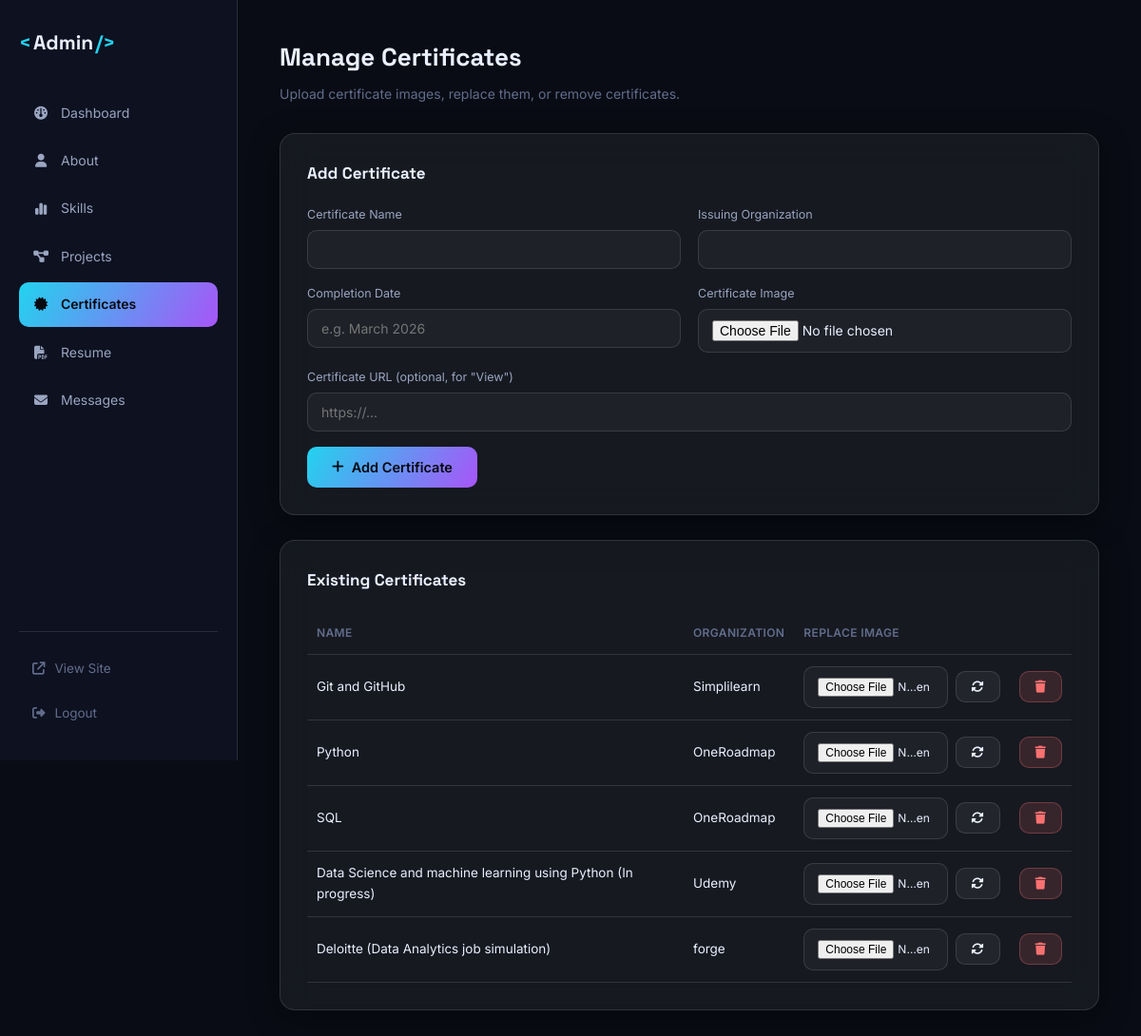
The page /admin/certificates (signed in) on the database its author committed.
### tables this page shows
CREATE TABLE certificates (
    id INTEGER PRIMARY KEY AUTOINCREMENT,
    name TEXT NOT NULL,
    organization TEXT NOT NULL,
    completion_date TEXT,
    image TEXT,
    certificate_url TEXT,
    sort_order INTEGER DEFAULT 0,
    created_at TIMESTAMP DEFAULT CURRENT_TIMESTAMP
);

### app.py (the view, shortened to what this page needs)
@app.route("/admin/certificates", methods=["GET", "POST"])
@login_required
def admin_certificates():
    db = get_db()
    certificates = db.execute("SELECT * FROM certificates ORDER BY sort_order, id").fetchall()
    return render_template("admin/certificates.html", certificates=certificates)

### app.py (called while the page is built)
def get_db():
    if "db" not in g:
        g.db = sqlite3.connect(app.config["DATABASE"])
        g.db.row_factory = sqlite3.Row
        g.db.execute("PRAGMA foreign_keys = ON")
    return g.db

def login_required(view):
    @wraps(view)
    def wrapped(*args, **kwargs):
        if not session.get("admin_logged_in"):
            flash("Please log in to access the admin dashboard.", "warning")
            return redirect(url_for("admin_login", next=request.path))
        return view(*args, **kwargs)
    return wrapped

### templates/admin/certificates.html (shortened to what this page needs)
{% extends "admin/base.html" %}
{% block content %}
<div class="admin-header">
  <h1>Manage Certificates</h1>
  <p>Upload certificate images, replace them, or remove certificates.</p>
</div>
<div class="admin-panel glass">
  <h2>Add Certificate</h2>
  <form method="POST" enctype="multipart/form-data" class="admin-inline-form">
    <div class="form-row">
      <div class="form-group">
        <label>Certificate Name</label>
        <input type="text" name="name" required>
      </div>
      <div class="form-group">
        <label>Issuing Organization</label>
        <input type="text" name="organization" required>
      </div>
    </div>
    <div class="form-row">
      <div class="form-group">
        <label>Completion Date</label>
        <input type="text" name="completion_date" placeholder="e.g. March 2026">
      </div>
      <div class="form-group">
        <label>Certificate Image</label>
        <input type="file" name="image" accept=".png,.jpg,.jpeg,.webp,.gif">
      </div>
    </div>
    <div class="form-group">
      <label>Certificate URL (optional, for "View")</label>
      <input type="url" name="certificate_url" placeholder="https://...">
    </div>
    <button type="submit" class="btn btn-primary"><i class="fa-solid fa-plus"></i> Add Certificate</button>
  </form>
</div>
<div class="admin-panel glass">
  <h2>Existing Certificates</h2>
  <table class="admin-table">
    <thead><tr><th>Name</th><th>Organization</th><th>Replace Image</th><th></th></tr></thead>
    <tbody>
      {% for c in certificates %}
      <tr>
        <td>{{ c.name }}</td>
        <td>{{ c.organization }}</td>
        <td>
          <form method="POST" enctype="multipart/form-data" class="admin-replace-form">
            <input type="file" name="image" accept=".png,.jpg,.jpeg,.webp,.gif" required>
            <button type="submit" class="btn btn-sm btn-ghost"><i class="fa-solid fa-rotate"></i></button>
          </form>
        </td>
        <td>
          <form method="POST" onsubmit="return confirm('Delete this certificate?');">
            <button type="submit" class="btn btn-sm btn-danger"><i class="fa-solid fa-trash"></i></button>
          </form>
        </td>
      </tr>
      {% endfor %}
    </tbody>
  </table>
</div>
{% endblock %}

### static/css/style.css (style rules this page uses)
:root { --bg: #090C14; --bg-alt: #0D1120; --surface: rgba(255, 255, 255, 0.055); --surface-strong: rgba(255, 255, 255, 0.09); --border: rgba(255, 255, 255, 0.12); --text: #EAF0FF; --text-dim: #9AA5C0; --text-faint: #626D8C; --accent-cyan: #22D3EE; --accent-violet: #A855F7; --accent-amber: #FBBF24; --accent-gradient: linear-gradient(120deg, var(--accent-cyan), var(--accent-violet)); --success: #34D399; --danger: #F87171; --warning: #FBBF24; --shadow-glass: 0 8px 32px rgba(0, 0, 0, 0.35); --blur: blur(18px); --font-display: "Space Grotesk", sans-serif; --font-body: "Inter", sans-serif; --font-mono: "JetBrains Mono", monospace; --radius-sm: 10px; --radius-md: 16px; --radius-lg: 24px; --transition: 0.35s cubic-bezier(0.16, 1, 0.3, 1); --nav-h: 76px; }
* { margin: 0; padding: 0; box-sizing: border-box; }
html { scroll-behavior: smooth; }
body { background: var(--bg); color: var(--text); font-family: var(--font-body); line-height: 1.6; overflow-x: hidden; cursor: none; transition: background var(--transition), color var(--transition); }
@media (max-width: 900px), (hover: none) { body { cursor: auto; } }
button { font-family: inherit; cursor: pointer; border: none; background: none; color: inherit; }
input, textarea { font-family: inherit; }
.glass { background: var(--surface); border: 1px solid var(--border); backdrop-filter: var(--blur); -webkit-backdrop-filter: var(--blur); box-shadow: var(--shadow-glass); }
.btn { display: inline-flex; align-items: center; justify-content: center; gap: 8px; padding: 13px 26px; border-radius: var(--radius-sm); font-weight: 600; font-size: 14.5px; transition: all var(--transition); white-space: nowrap; }
.btn-primary { background: var(--accent-gradient); color: #06090F; }
.btn-ghost { background: var(--surface); border: 1px solid var(--border); color: var(--text); }
.btn-sm { padding: 9px 16px; font-size: 13px; }
.btn-danger { background: rgba(248, 113, 113, 0.15); color: var(--danger); border: 1px solid rgba(248,113,113,0.3); }
.form-row { display: grid; grid-template-columns: 1fr 1fr; gap: 18px; }
.form-group { margin-bottom: 18px; }
.form-group label { display: block; font-size: 13px; margin-bottom: 8px; color: var(--text-dim); }
.form-group input, .form-group textarea { width: 100%; padding: 13px 16px; border-radius: var(--radius-sm); background: rgba(255,255,255,0.04); border: 1px solid var(--border); color: var(--text); transition: border-color var(--transition), background var(--transition); font-size: 14.5px; }

### static/css/admin.css (style rules this page uses)
.admin-body { cursor: auto; }
.admin-header { margin-bottom: 30px; }
.admin-header h1 { font-family: var(--font-display); font-size: 26px; margin-bottom: 6px; }
.admin-header p { color: var(--text-faint); font-size: 14px; }
.admin-panel { padding: 28px; border-radius: var(--radius-md); margin-bottom: 26px; }
.admin-panel h2 { font-family: var(--font-display); font-size: 17px; margin-bottom: 20px; }
.admin-inline-form .form-row { display: grid; grid-template-columns: 1fr 1fr; gap: 18px; }
.admin-inline-form .form-group { margin-bottom: 16px; }
.admin-inline-form label { display: block; font-size: 12.5px; margin-bottom: 6px; color: var(--text-dim); }
.admin-inline-form input, .admin-inline-form textarea, .admin-inline-form select, .admin-panel input, .admin-panel textarea, .admin-panel select { width: 100%; padding: 11px 14px; border-radius: var(--radius-sm); background: rgba(255,255,255,0.04); border: 1px solid var(--border); color: var(--text); font-size: 14px; }
.admin-table { width: 100%; border-collapse: collapse; font-size: 13.5px; }
.admin-table th, .admin-table td { text-align: left; padding: 12px 10px; border-bottom: 1px solid var(--border); }
.admin-table th { color: var(--text-faint); font-weight: 600; font-size: 12px; text-transform: uppercase; letter-spacing: 0.03em; }
.admin-replace-form { display: flex; align-items: center; gap: 8px; }
.admin-replace-form input[type="file"] { font-size: 12px; max-width: 160px; }

### rows shown on the page
certificates: name "Git and GitHub", organization "Simplilearn"
certificates: name "Python", organization "OneRoadmap"
certificates: name "SQL", organization "OneRoadmap"
certificates: name "Data Science and machine learning using Python (In progress)", organization "Udemy"
certificates: name "Deloitte (Data Analytics job simulation)", organization "forge"
